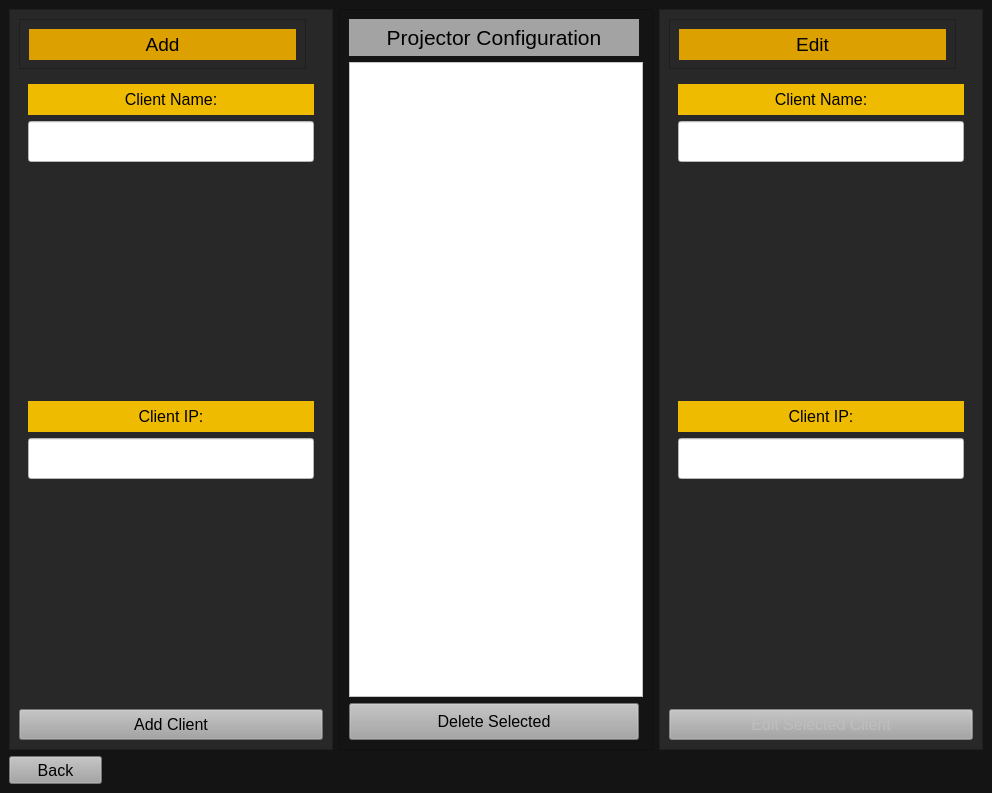
<?xml version="1.0" encoding="UTF-8"?>
<ui version="4.0">
 <class>ProjectorConfigurationWindow</class>
 <widget class="QMainWindow" name="ProjectorConfigurationWindow">
  <property name="geometry">
   <rect>
    <x>0</x>
    <y>0</y>
    <width>992</width>
    <height>793</height>
   </rect>
  </property>
  <property name="minimumSize">
   <size>
    <width>992</width>
    <height>452</height>
   </size>
  </property>
  <property name="windowTitle">
   <string>Projector Configuration</string>
  </property>
  <property name="styleSheet">
   <string notr="true">background-color: rgb(20, 20, 20);</string>
  </property>
  <widget class="QWidget" name="centralwidget">
   <property name="minimumSize">
    <size>
     <width>0</width>
     <height>0</height>
    </size>
   </property>
   <layout class="QGridLayout" name="gridLayout_3">
    <item row="0" column="1">
     <widget class="QFrame" name="frame_4">
      <property name="minimumSize">
       <size>
        <width>314</width>
        <height>331</height>
       </size>
      </property>
      <property name="maximumSize">
       <size>
        <width>16777215</width>
        <height>16777215</height>
       </size>
      </property>
      <property name="frameShape">
       <enum>QFrame::StyledPanel</enum>
      </property>
      <property name="frameShadow">
       <enum>QFrame::Raised</enum>
      </property>
      <layout class="QVBoxLayout" name="verticalLayout_2">
       <item>
        <widget class="QLabel" name="label_5">
         <property name="minimumSize">
          <size>
           <width>290</width>
           <height>37</height>
          </size>
         </property>
         <property name="maximumSize">
          <size>
           <width>290</width>
           <height>37</height>
          </size>
         </property>
         <property name="font">
          <font>
           <family>Leelawadee UI</family>
           <pointsize>16</pointsize>
          </font>
         </property>
         <property name="styleSheet">
          <string notr="true">background-color: rgb(163, 163, 163);</string>
         </property>
         <property name="text">
          <string>&lt;html&gt;&lt;head/&gt;&lt;body&gt;&lt;p align=&quot;center&quot;&gt;Projector Configuration&lt;/p&gt;&lt;/body&gt;&lt;/html&gt;</string>
         </property>
        </widget>
       </item>
       <item>
        <widget class="QListWidget" name="Client_list">
         <property name="minimumSize">
          <size>
           <width>290</width>
           <height>220</height>
          </size>
         </property>
         <property name="maximumSize">
          <size>
           <width>16777215</width>
           <height>16777215</height>
          </size>
         </property>
         <property name="font">
          <font>
           <family>Leelawadee UI</family>
           <pointsize>12</pointsize>
           <italic>false</italic>
          </font>
         </property>
         <property name="styleSheet">
          <string notr="true">background-color: rgb(255, 255, 255);</string>
         </property>
        </widget>
       </item>
       <item>
        <widget class="QPushButton" name="Delete_btn">
         <property name="minimumSize">
          <size>
           <width>290</width>
           <height>37</height>
          </size>
         </property>
         <property name="maximumSize">
          <size>
           <width>290</width>
           <height>37</height>
          </size>
         </property>
         <property name="font">
          <font>
           <family>Leelawadee UI</family>
           <pointsize>12</pointsize>
          </font>
         </property>
         <property name="styleSheet">
          <string notr="true">QPushButton {
background-color: rgb(162, 162, 162);
}

QPushButton:hover {
background-color: rgb(38, 186, 255);
}

QPushButton:pressed {
	background-color: rgb(19, 92, 126);
}</string>
         </property>
         <property name="text">
          <string>Delete Selected</string>
         </property>
        </widget>
       </item>
      </layout>
     </widget>
    </item>
    <item row="0" column="0">
     <widget class="QFrame" name="add_frame">
      <property name="minimumSize">
       <size>
        <width>324</width>
        <height>400</height>
       </size>
      </property>
      <property name="maximumSize">
       <size>
        <width>16777215</width>
        <height>16777215</height>
       </size>
      </property>
      <property name="autoFillBackground">
       <bool>false</bool>
      </property>
      <property name="styleSheet">
       <string notr="true">background-color: rgb(40, 40, 40);</string>
      </property>
      <property name="frameShape">
       <enum>QFrame::StyledPanel</enum>
      </property>
      <property name="frameShadow">
       <enum>QFrame::Sunken</enum>
      </property>
      <layout class="QGridLayout" name="gridLayout">
       <item row="5" column="0">
        <widget class="QPushButton" name="Add_btn">
         <property name="minimumSize">
          <size>
           <width>161</width>
           <height>31</height>
          </size>
         </property>
         <property name="font">
          <font>
           <family>Leelawadee UI</family>
           <pointsize>12</pointsize>
          </font>
         </property>
         <property name="styleSheet">
          <string notr="true">QPushButton {
background-color: rgb(162, 162, 162);
}

QPushButton:hover {
background-color: rgb(38, 186, 255);
}

QPushButton:pressed {
	background-color: rgb(19, 92, 126);
}</string>
         </property>
         <property name="text">
          <string>Add Client</string>
         </property>
        </widget>
       </item>
       <item row="0" column="0">
        <widget class="QFrame" name="add_lb_frame">
         <property name="minimumSize">
          <size>
           <width>220</width>
           <height>50</height>
          </size>
         </property>
         <property name="maximumSize">
          <size>
           <width>287</width>
           <height>50</height>
          </size>
         </property>
         <property name="frameShape">
          <enum>QFrame::StyledPanel</enum>
         </property>
         <property name="frameShadow">
          <enum>QFrame::Raised</enum>
         </property>
         <layout class="QVBoxLayout" name="verticalLayout">
          <item>
           <widget class="QLabel" name="add_lb">
            <property name="minimumSize">
             <size>
              <width>61</width>
              <height>31</height>
             </size>
            </property>
            <property name="maximumSize">
             <size>
              <width>16777215</width>
              <height>16777215</height>
             </size>
            </property>
            <property name="font">
             <font>
              <family>Leelawadee UI</family>
              <pointsize>14</pointsize>
             </font>
            </property>
            <property name="styleSheet">
             <string notr="true">background-color: rgb(220, 160, 0);</string>
            </property>
            <property name="text">
             <string>&lt;html&gt;&lt;head/&gt;&lt;body&gt;&lt;p align=&quot;center&quot;&gt;Add&lt;/p&gt;&lt;/body&gt;&lt;/html&gt;</string>
            </property>
           </widget>
          </item>
         </layout>
        </widget>
       </item>
       <item row="1" column="0">
        <widget class="QFrame" name="frame">
         <property name="styleSheet">
          <string notr="true"/>
         </property>
         <layout class="QVBoxLayout" name="verticalLayout_4">
          <item>
           <widget class="QLabel" name="client_name_lb">
            <property name="minimumSize">
             <size>
              <width>115</width>
              <height>31</height>
             </size>
            </property>
            <property name="maximumSize">
             <size>
              <width>16777215</width>
              <height>41</height>
             </size>
            </property>
            <property name="font">
             <font>
              <family>Leelawadee UI</family>
              <pointsize>12</pointsize>
             </font>
            </property>
            <property name="styleSheet">
             <string notr="true">background-color: rgb(239, 187, 0);</string>
            </property>
            <property name="text">
             <string>&lt;html&gt;&lt;head/&gt;&lt;body&gt;&lt;p align=&quot;center&quot;&gt;Client Name:&lt;/p&gt;&lt;/body&gt;&lt;/html&gt;</string>
            </property>
           </widget>
          </item>
          <item>
           <widget class="QLineEdit" name="Add_name">
            <property name="minimumSize">
             <size>
              <width>161</width>
              <height>41</height>
             </size>
            </property>
            <property name="maximumSize">
             <size>
              <width>16777215</width>
              <height>41</height>
             </size>
            </property>
            <property name="font">
             <font>
              <family>Leelawadee UI</family>
              <pointsize>12</pointsize>
             </font>
            </property>
            <property name="styleSheet">
             <string notr="true">background-color: rgb(255, 255, 255);</string>
            </property>
           </widget>
          </item>
          <item>
           <spacer name="verticalSpacer">
            <property name="orientation">
             <enum>Qt::Vertical</enum>
            </property>
            <property name="sizeHint" stdset="0">
             <size>
              <width>20</width>
              <height>40</height>
             </size>
            </property>
           </spacer>
          </item>
         </layout>
        </widget>
       </item>
       <item row="2" column="0">
        <widget class="QFrame" name="frame_2">
         <layout class="QVBoxLayout" name="verticalLayout_5">
          <property name="spacing">
           <number>6</number>
          </property>
          <item>
           <widget class="QLabel" name="label_2">
            <property name="minimumSize">
             <size>
              <width>115</width>
              <height>31</height>
             </size>
            </property>
            <property name="maximumSize">
             <size>
              <width>16777215</width>
              <height>41</height>
             </size>
            </property>
            <property name="font">
             <font>
              <family>Leelawadee UI</family>
              <pointsize>12</pointsize>
             </font>
            </property>
            <property name="styleSheet">
             <string notr="true">background-color: rgb(239, 187, 0);</string>
            </property>
            <property name="text">
             <string>&lt;html&gt;&lt;head/&gt;&lt;body&gt;&lt;p align=&quot;center&quot;&gt;Client IP:&lt;/p&gt;&lt;/body&gt;&lt;/html&gt;</string>
            </property>
           </widget>
          </item>
          <item>
           <widget class="QLineEdit" name="Add_IP">
            <property name="minimumSize">
             <size>
              <width>161</width>
              <height>41</height>
             </size>
            </property>
            <property name="maximumSize">
             <size>
              <width>16777215</width>
              <height>16777215</height>
             </size>
            </property>
            <property name="font">
             <font>
              <family>Leelawadee UI</family>
              <pointsize>12</pointsize>
             </font>
            </property>
            <property name="styleSheet">
             <string notr="true">background-color: rgb(255, 255, 255);</string>
            </property>
           </widget>
          </item>
          <item>
           <spacer name="verticalSpacer_2">
            <property name="orientation">
             <enum>Qt::Vertical</enum>
            </property>
            <property name="sizeHint" stdset="0">
             <size>
              <width>20</width>
              <height>40</height>
             </size>
            </property>
           </spacer>
          </item>
         </layout>
        </widget>
       </item>
      </layout>
     </widget>
    </item>
    <item row="1" column="0">
     <widget class="QPushButton" name="Back_btn">
      <property name="minimumSize">
       <size>
        <width>93</width>
        <height>28</height>
       </size>
      </property>
      <property name="maximumSize">
       <size>
        <width>93</width>
        <height>28</height>
       </size>
      </property>
      <property name="font">
       <font>
        <family>Leelawadee UI</family>
        <pointsize>12</pointsize>
       </font>
      </property>
      <property name="styleSheet">
       <string notr="true">QPushButton {
background-color: rgb(162, 162, 162);
}

QPushButton:hover {
background-color: rgb(38, 186, 255);
}

QPushButton:pressed {
	background-color: rgb(19, 92, 126);
}</string>
      </property>
      <property name="text">
       <string>Back</string>
      </property>
     </widget>
    </item>
    <item row="0" column="3">
     <widget class="QFrame" name="Edit_frame">
      <property name="minimumSize">
       <size>
        <width>324</width>
        <height>400</height>
       </size>
      </property>
      <property name="maximumSize">
       <size>
        <width>16777215</width>
        <height>16777215</height>
       </size>
      </property>
      <property name="autoFillBackground">
       <bool>false</bool>
      </property>
      <property name="styleSheet">
       <string notr="true">background-color: rgb(40, 40, 40);</string>
      </property>
      <property name="frameShape">
       <enum>QFrame::StyledPanel</enum>
      </property>
      <property name="frameShadow">
       <enum>QFrame::Sunken</enum>
      </property>
      <layout class="QGridLayout" name="gridLayout_2">
       <item row="3" column="0">
        <widget class="QPushButton" name="Edit_btn">
         <property name="enabled">
          <bool>false</bool>
         </property>
         <property name="minimumSize">
          <size>
           <width>161</width>
           <height>31</height>
          </size>
         </property>
         <property name="font">
          <font>
           <family>Leelawadee UI</family>
           <pointsize>12</pointsize>
          </font>
         </property>
         <property name="styleSheet">
          <string notr="true">QPushButton {
background-color: rgb(162, 162, 162);
}

QPushButton:hover {
background-color: rgb(38, 186, 255);
}

QPushButton:pressed {
	background-color: rgb(19, 92, 126);
}</string>
         </property>
         <property name="text">
          <string>Edit Selected Client</string>
         </property>
        </widget>
       </item>
       <item row="0" column="0">
        <widget class="QFrame" name="frame_3">
         <property name="minimumSize">
          <size>
           <width>220</width>
           <height>50</height>
          </size>
         </property>
         <property name="maximumSize">
          <size>
           <width>287</width>
           <height>50</height>
          </size>
         </property>
         <property name="frameShape">
          <enum>QFrame::StyledPanel</enum>
         </property>
         <property name="frameShadow">
          <enum>QFrame::Raised</enum>
         </property>
         <layout class="QVBoxLayout" name="verticalLayout_3">
          <item>
           <widget class="QLabel" name="label_7">
            <property name="minimumSize">
             <size>
              <width>61</width>
              <height>31</height>
             </size>
            </property>
            <property name="maximumSize">
             <size>
              <width>16777215</width>
              <height>16777215</height>
             </size>
            </property>
            <property name="font">
             <font>
              <family>Leelawadee UI</family>
              <pointsize>14</pointsize>
             </font>
            </property>
            <property name="styleSheet">
             <string notr="true">background-color: rgb(220, 160, 0);</string>
            </property>
            <property name="text">
             <string>&lt;html&gt;&lt;head/&gt;&lt;body&gt;&lt;p align=&quot;center&quot;&gt;Edit&lt;/p&gt;&lt;/body&gt;&lt;/html&gt;</string>
            </property>
           </widget>
          </item>
         </layout>
        </widget>
       </item>
       <item row="1" column="0">
        <widget class="QFrame" name="frame_3">
         <layout class="QVBoxLayout" name="verticalLayout_6">
          <item>
           <widget class="QLabel" name="label_3">
            <property name="minimumSize">
             <size>
              <width>115</width>
              <height>31</height>
             </size>
            </property>
            <property name="maximumSize">
             <size>
              <width>16777215</width>
              <height>41</height>
             </size>
            </property>
            <property name="font">
             <font>
              <family>Leelawadee UI</family>
              <pointsize>12</pointsize>
             </font>
            </property>
            <property name="styleSheet">
             <string notr="true">background-color: rgb(239, 187, 0);</string>
            </property>
            <property name="text">
             <string>&lt;html&gt;&lt;head/&gt;&lt;body&gt;&lt;p align=&quot;center&quot;&gt;Client Name:&lt;/p&gt;&lt;/body&gt;&lt;/html&gt;</string>
            </property>
           </widget>
          </item>
          <item>
           <widget class="QLineEdit" name="Edit_name">
            <property name="minimumSize">
             <size>
              <width>161</width>
              <height>41</height>
             </size>
            </property>
            <property name="maximumSize">
             <size>
              <width>16777215</width>
              <height>41</height>
             </size>
            </property>
            <property name="font">
             <font>
              <family>Leelawadee UI</family>
              <pointsize>12</pointsize>
             </font>
            </property>
            <property name="styleSheet">
             <string notr="true">background-color: rgb(255, 255, 255);</string>
            </property>
           </widget>
          </item>
          <item>
           <spacer name="verticalSpacer_3">
            <property name="orientation">
             <enum>Qt::Vertical</enum>
            </property>
            <property name="sizeHint" stdset="0">
             <size>
              <width>20</width>
              <height>40</height>
             </size>
            </property>
           </spacer>
          </item>
         </layout>
        </widget>
       </item>
       <item row="2" column="0">
        <widget class="QFrame" name="frame_4">
         <layout class="QVBoxLayout" name="verticalLayout_7">
          <item>
           <widget class="QLabel" name="label_4">
            <property name="minimumSize">
             <size>
              <width>115</width>
              <height>31</height>
             </size>
            </property>
            <property name="maximumSize">
             <size>
              <width>16777215</width>
              <height>41</height>
             </size>
            </property>
            <property name="font">
             <font>
              <family>Leelawadee UI</family>
              <pointsize>12</pointsize>
             </font>
            </property>
            <property name="styleSheet">
             <string notr="true">background-color: rgb(239, 187, 0);</string>
            </property>
            <property name="text">
             <string>&lt;html&gt;&lt;head/&gt;&lt;body&gt;&lt;p align=&quot;center&quot;&gt;Client IP:&lt;/p&gt;&lt;/body&gt;&lt;/html&gt;</string>
            </property>
           </widget>
          </item>
          <item>
           <widget class="QLineEdit" name="Edit_IP">
            <property name="minimumSize">
             <size>
              <width>161</width>
              <height>41</height>
             </size>
            </property>
            <property name="maximumSize">
             <size>
              <width>16777215</width>
              <height>16777215</height>
             </size>
            </property>
            <property name="font">
             <font>
              <family>Leelawadee UI</family>
              <pointsize>12</pointsize>
             </font>
            </property>
            <property name="styleSheet">
             <string notr="true">background-color: rgb(255, 255, 255);</string>
            </property>
           </widget>
          </item>
          <item>
           <spacer name="verticalSpacer_4">
            <property name="orientation">
             <enum>Qt::Vertical</enum>
            </property>
            <property name="sizeHint" stdset="0">
             <size>
              <width>20</width>
              <height>40</height>
             </size>
            </property>
           </spacer>
          </item>
         </layout>
        </widget>
       </item>
      </layout>
     </widget>
    </item>
   </layout>
  </widget>
 </widget>
 <resources/>
 <connections/>
</ui>
